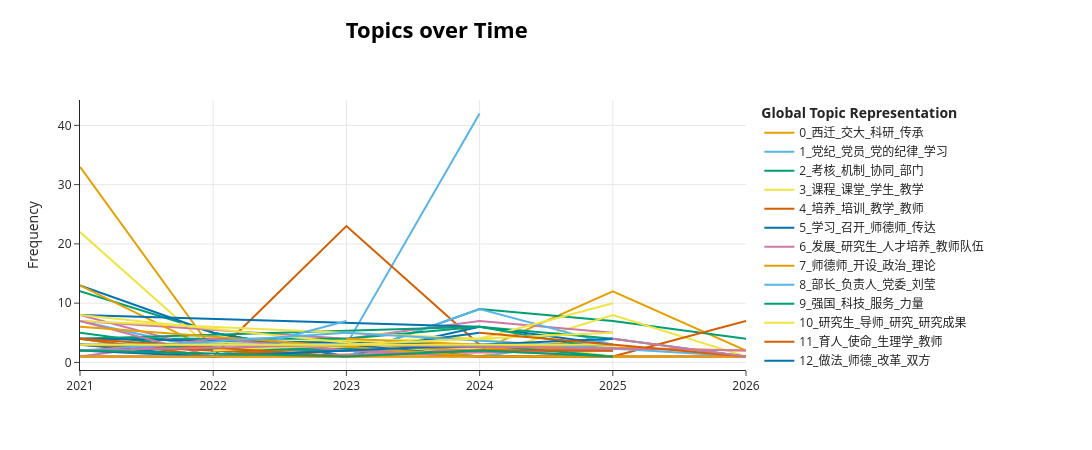

The cell this chart's notebook holds for it:
### Code cell
topics_over_time=topic_model.topics_over_time(docs,timestamps,global_tuning=False, evolution_tuning=False) # global_tuning=False, evolution_tuning=False
topic_model.visualize_topics_over_time(topics_over_time)

### Figure 1 — Plotly figure (JSON) as saved in the notebook; plotly's stock layout.template omitted (floating-point values rounded to 4 significant figures)
{"data": [{"hoverinfo": "text", "hovertext": ["<b>Topic 0</b><br>Words: 科研, 交大, 艰苦创业, 西迁, 故事", "<b>Topic 0</b><br>Words: 文化, 永续, 大学, 强校, 灵魂", "<b>Topic 0</b><br>Words: 公约, 思路, 塑交, 坚定信心, 眼界", "<b>Topic 0</b><br>Words: 更应, 浪潮, 自信, 作出贡献, 特别", "<b>Topic 0</b><br>Words: 西迁, 感悟, 追寻, 砥砺, 钱学森", "<b>Topic 0</b><br>Words: 辉光, 映照, 将赓续, 百卅, 来路"], "marker": {"color": "#E69F00"}, "mode": "lines", "name": "0_西迁_交大_科研_传承", "x": [2021, 2022, 2023, 2024, 2025, 2026], "y": [33, 2, 3, 2, 12, 2], "type": "scatter"}, {"hoverinfo": "text", "hovertext": ["<b>Topic 1</b><br>Words: 榜样, 差距, 担当, 守土有责, 党的领导", "<b>Topic 1</b><br>Words: 爱人, 用高, 仁而, 中华, 文化自信", "<b>Topic 1</b><br>Words: 底线, 守住, 是非, 师道尊严, 提振", "<b>Topic 1</b><br>Words: 党纪, 党员, 党的纪律, 学习, 纪律"], "marker": {"color": "#56B4E9"}, "mode": "lines", "name": "1_党纪_党员_党的纪律_学习", "x": [2021, 2022, 2023, 2024], "y": [4, 1, 3, 42], "type": "scatter"}, {"hoverinfo": "text", "hovertext": ["<b>Topic 2</b><br>Words: 考核, 查摆, 切实, 基础, 阶段", "<b>Topic 2</b><br>Words: 共建, 党建, 业务, 融合, 深度", "<b>Topic 2</b><br>Words: 虚实, 组织, 夯实, 基础, 建设", "<b>Topic 2</b><br>Words: 协同, 相关, 做好, 督办, 总和", "<b>Topic 2</b><br>Words: 监督, 全员, 机制, 考核, 责任", "<b>Topic 2</b><br>Words: 联动, 三级, 长效机制, 实施办法, 建设"], "marker": {"color": "#009E73"}, "mode": "lines", "name": "2_考核_机制_协同_部门", "x": [2021, 2022, 2023, 2024, 2025, 2026], "y": [12, 5, 1, 9, 7, 4], "type": "scatter"}, {"hoverinfo": "text", "hovertext": ["<b>Topic 3</b><br>Words: 学生, 课程, 线下, 讨论, 团队", "<b>Topic 3</b><br>Words: 时间表, 路线图, 一插, 任务书, 到底", "<b>Topic 3</b><br>Words: 覆盖, 住宿, 询问, 用餐, 晚上", "<b>Topic 3</b><br>Words: 前行, 灯塔, 一座, 指引, 树立", "<b>Topic 3</b><br>Words: 张蓉, 试讲, 课堂, 常见问题, 教学", "<b>Topic 3</b><br>Words: ai, 课赛, 融合, 竞赛, 技术"], "marker": {"color": "#F0E442"}, "mode": "lines", "name": "3_课程_课堂_学生_教学", "x": [2021, 2022, 2023, 2024, 2025, 2026], "y": [22, 2, 4, 1, 8, 1], "type": "scatter"}, {"hoverinfo": "text", "hovertext": ["<b>Topic 4</b><br>Words: 涵育, 网络, 专题, 能力, 提升", "<b>Topic 4</b><br>Words: 助其, 新一代, 规划, 路径, 青年教师", "<b>Topic 4</b><br>Words: 培养, 培训, 精准, 教学, 阶段", "<b>Topic 4</b><br>Words: 重庆, 情况, 教学, 教师, 培训", "<b>Topic 4</b><br>Words: 评教, 监督机制, 混合式, 纳入, 同行"], "marker": {"color": "#D55E00"}, "mode": "lines", "name": "4_培养_培训_教学_教师", "x": [2021, 2022, 2023, 2024, 2025], "y": [1, 1, 23, 3, 2], "type": "scatter"}, {"hoverinfo": "text", "hovertext": ["<b>Topic 5</b><br>Words: 意识形态, 组织, 学习, 专题学习, 师德师", "<b>Topic 5</b><br>Words: 中国人民大学, 考察, 人文学院, 党支部, 与会同志", "<b>Topic 5</b><br>Words: 第五次, 中共中央政治局, 集体, 基础, 强国", "<b>Topic 5</b><br>Words: 单位, 明确任务, 上午, 共识, 中共中央政治局", "<b>Topic 5</b><br>Words: 意见, 第二次, 长效机制, 会议, 上半年"], "marker": {"color": "#0072B2"}, "mode": "lines", "name": "5_学习_召开_师德师_传达", "x": [2021, 2022, 2023, 2024, 2025], "y": [13, 5, 1, 6, 3], "type": "scatter"}, {"hoverinfo": "text", "hovertext": ["<b>Topic 6</b><br>Words: 新进, 教师队伍, 学院, 谈到, 关键", "<b>Topic 6</b><br>Words: 汇报, 学术, 培养, 刘佳润, 德智体美", "<b>Topic 6</b><br>Words: 研究生, 导师, 人才培养, 坚实, 长远", "<b>Topic 6</b><br>Words: 队伍素质, 风是, 根基, 寻迹, 教育家"], "marker": {"color": "#CC79A7"}, "mode": "lines", "name": "6_发展_研究生_人才培养_教师队伍", "x": [2021, 2023, 2024, 2025], "y": [7, 4, 7, 5], "type": "scatter"}, {"hoverinfo": "text", "hovertext": ["<b>Topic 7</b><br>Words: 师德师, 挖掘, 师德, 典型, 建设", "<b>Topic 7</b><br>Words: 思政课, 做得好, 多样性, 讲好, 仁爱", "<b>Topic 7</b><br>Words: 起来, 理论, 崇尚, 当好, 长足进步", "<b>Topic 7</b><br>Words: 一先, 两优, 召开, 人居, 表彰", "<b>Topic 7</b><br>Words: 政治, 引领, 理论, 尊师重教, 亮灯"], "marker": {"color": "#E69F00"}, "mode": "lines", "name": "7_师德师_开设_政治_理论", "x": [2021, 2022, 2023, 2024, 2025], "y": [13, 2, 2, 2, 4], "type": "scatter"}, {"hoverinfo": "text", "hovertext": ["<b>Topic 8</b><br>Words: 常委, 负责人, 党委, 职能部门, 余人", "<b>Topic 8</b><br>Words: 党支部, 机关, 人力资源部, 教务处, 宣传部", "<b>Topic 8</b><br>Words: 教工, 院务, 徐慧, 书院, 主任", "<b>Topic 8</b><br>Words: 刘莹, 部长, 岗位职责, 工作部, 出席会议", "<b>Topic 8</b><br>Words: 刘莹, 校党委, 负责人, 成员, 孙早"], "marker": {"color": "#56B4E9"}, "mode": "lines", "name": "8_部长_负责人_党委_刘莹", "x": [2021, 2022, 2023, 2024, 2025], "y": [7, 2, 1, 9, 3], "type": "scatter"}, {"hoverinfo": "text", "hovertext": ["<b>Topic 9</b><br>Words: 科技, 面向, 战略, 创新, 国家", "<b>Topic 9</b><br>Words: 强国, 强教, 二十大, 人才, 优先发展", "<b>Topic 9</b><br>Words: 医疗, 服务, 人民, 今后, 提高", "<b>Topic 9</b><br>Words: 聚焦, 强国, 精湛, 更实, 充满活力", "<b>Topic 9</b><br>Words: 强国, 专业化, 力量, 为国, 高素质"], "marker": {"color": "#009E73"}, "mode": "lines", "name": "9_强国_科技_服务_力量", "x": [2021, 2023, 2024, 2025, 2026], "y": [4, 4, 6, 4, 1], "type": "scatter"}, {"hoverinfo": "text", "hovertext": ["<b>Topic 10</b><br>Words: 院长, 刘明, 吴莹, 力学, 新华", "<b>Topic 10</b><br>Words: 研究生, 导师, 李杰, 人工智能, 指导", "<b>Topic 10</b><br>Words: 研究, 研究成果, 路径, 结项, 项目"], "marker": {"color": "#F0E442"}, "mode": "lines", "name": "10_研究生_导师_研究_研究成果", "x": [2021, 2024, 2025], "y": [3, 4, 10], "type": "scatter"}, {"hoverinfo": "text", "hovertext": ["<b>Topic 11</b><br>Words: 路标, 示范性, 这份, 每个, 之心", "<b>Topic 11</b><br>Words: 关乎, 意识, 底下, 太阳, 传道", "<b>Topic 11</b><br>Words: 试行, 坚守, 为事, 为学, 全过程", "<b>Topic 11</b><br>Words: 在内, 校情, 红线, 校史, 新入", "<b>Topic 11</b><br>Words: 生理学, 以德, 育人, 立身, 使命"], "marker": {"color": "#D55E00"}, "mode": "lines", "name": "11_育人_使命_生理学_教师", "x": [2021, 2023, 2024, 2025, 2026], "y": [3, 2, 1, 1, 7], "type": "scatter"}, {"hoverinfo": "text", "hovertext": ["<b>Topic 12</b><br>Words: 改革, 建议, 认真反思, 意见, 深化", "<b>Topic 12</b><br>Words: 做法, 双方, 介绍, 宣传, 师德"], "marker": {"color": "#0072B2"}, "mode": "lines", "name": "12_做法_师德_改革_双方", "x": [2021, 2024], "y": [8, 6], "type": "scatter"}, {"hoverinfo": "text", "hovertext": ["<b>Topic 13</b><br>Words: 新闻, 直播, 媒体, 上台, 万人次", "<b>Topic 13</b><br>Words: 直播, 万人, 全程, 为题, 观看", "<b>Topic 13</b><br>Words: w42ht42, aspx, 张振, vm, wjx", "<b>Topic 13</b><br>Words: zgjyb, 刊登, 原文, content, http", "<b>Topic 13</b><br>Words: 机械, 研究员, 博士生, 特邀, 实验教学"], "marker": {"color": "#CC79A7"}, "mode": "lines", "name": "13_直播_新闻_思源_马克思主义", "x": [2021, 2022, 2024, 2025, 2026], "y": [8, 2, 2, 1, 1], "type": "scatter"}, {"hoverinfo": "text", "hovertext": ["<b>Topic 14</b><br>Words: 同学, 能源, 一章, 化学, 技术"], "marker": {"color": "#E69F00"}, "mode": "lines", "name": "14_同学_能源_一章_化学", "x": [2021], "y": [13], "type": "scatter"}, {"hoverinfo": "text", "hovertext": ["<b>Topic 15</b><br>Words: 布局, 雕塑, 宣传片, 发布, 文化", "<b>Topic 15</b><br>Words: 论坛, 尚实, 高端, 明德, 文治", "<b>Topic 15</b><br>Words: 中长期, 励志书, 卢烈, 创立, 学人", "<b>Topic 15</b><br>Words: 地点, f10, 英楼, 办公, 港涵", "<b>Topic 15</b><br>Words: 西迁, 书院, 新教, 校园, 举办"], "marker": {"color": "#56B4E9"}, "mode": "lines", "name": "15_西迁_书院_系列_举办", "x": [2021, 2022, 2023, 2024, 2025], "y": [4, 1, 2, 1, 4], "type": "scatter"}, {"hoverinfo": "text", "hovertext": ["<b>Topic 16</b><br>Words: 施秉, 附院, 陕西省, 最美, 五一", "<b>Topic 16</b><br>Words: 优秀, 表彰, 杨鹏, 党务, 共产党员", "<b>Topic 16</b><br>Words: 评选, 师德, 先进个人, 奖教金, 宝钢"], "marker": {"color": "#009E73"}, "mode": "lines", "name": "16_优秀_表彰_工作者_全国", "x": [2021, 2024, 2025], "y": [4, 6, 2], "type": "scatter"}, {"hoverinfo": "text", "hovertext": ["<b>Topic 17</b><br>Words: 胡奈赛, 而生, 报告, 教授, 交通", "<b>Topic 17</b><br>Words: 会后, 一行, 博物馆, 亲爱, 非常", "<b>Topic 17</b><br>Words: 彭康, 校长, 李子, 宣讲团, 卓越贡献"], "marker": {"color": "#F0E442"}, "mode": "lines", "name": "17_胡奈赛_而生_西迁_彭康", "x": [2021, 2024, 2025], "y": [7, 4, 1], "type": "scatter"}, {"hoverinfo": "text", "hovertext": ["<b>Topic 18</b><br>Words: 助理, 教授, 副研究员, 学院, 院长"], "marker": {"color": "#D55E00"}, "mode": "lines", "name": "18_助理_教授_副研究员_学院", "x": [2024], "y": [11], "type": "scatter"}, {"hoverinfo": "text", "hovertext": ["<b>Topic 19</b><br>Words: 三人, 双碳, 团队, 围绕, 实现", "<b>Topic 19</b><br>Words: 张萍, , , , ", "<b>Topic 19</b><br>Words: 案例, 创新, , , ", "<b>Topic 19</b><br>Words: 交办, 即日, 常榕, 领导, 您好"], "marker": {"color": "#0072B2"}, "mode": "lines", "name": "19_交办_即日_常榕_领导", "x": [2021, 2022, 2023, 2024], "y": [3, 1, 2, 5], "type": "scatter"}, {"hoverinfo": "text", "hovertext": ["<b>Topic 20</b><br>Words: 产业, 世纪, 新形态, 产教, 现代", "<b>Topic 20</b><br>Words: 群策群力, 促发展, 汇聚, 合力, ", "<b>Topic 20</b><br>Words: 理工, 领域, 先试, 先行, 交叉学科", "<b>Topic 20</b><br>Words: 深度, 产学研, 融合, 深化, 发力点", "<b>Topic 20</b><br>Words: 新教, 期待, 科技成果, 高地, 大局"], "marker": {"color": "#CC79A7"}, "mode": "lines", "name": "20_融合_产教_理工_一体化", "x": [2021, 2022, 2023, 2024, 2025], "y": [1, 1, 3, 3, 2], "type": "scatter"}, {"hoverinfo": "text", "hovertext": ["<b>Topic 21</b><br>Words: 思政, 元素, 课程, 二是, 充分", "<b>Topic 21</b><br>Words: 讲道理, 本质, 思政课, 理解, 卢黎歌", "<b>Topic 21</b><br>Words: 社群, 教发, 五位一体, 仙交共, 咨询", "<b>Topic 21</b><br>Words: 二次, 倡导, 追问, 六是, 启发式"], "marker": {"color": "#E69F00"}, "mode": "lines", "name": "21_思政_课程_润物无声_社群", "x": [2021, 2022, 2023, 2025], "y": [4, 1, 3, 2], "type": "scatter"}, {"hoverinfo": "text", "hovertext": ["<b>Topic 22</b><br>Words: 互学, 交流平台, 互鉴, 本科课程, 继续发扬", "<b>Topic 22</b><br>Words: 近百名, 到场, 名师, 抓手, 图书馆", "<b>Topic 22</b><br>Words: 案例, 联盟, 万余名, 国内, 高校教师"], "marker": {"color": "#56B4E9"}, "mode": "lines", "name": "22_案例_名师_联盟_一流", "x": [2021, 2022, 2023], "y": [2, 1, 7], "type": "scatter"}, {"hoverinfo": "text", "hovertext": ["<b>Topic 23</b><br>Words: 第一期, 报告厅, 梧桐, 讲坛, 举办", "<b>Topic 23</b><br>Words: 会议室, 传来, 第二十五, 名师, 大力加强", "<b>Topic 23</b><br>Words: 工作坊, 新任, 试讲, 举办, 授课"], "marker": {"color": "#009E73"}, "mode": "lines", "name": "23_举办_讲坛_第一期_报告厅", "x": [2021, 2022, 2025], "y": [5, 2, 3], "type": "scatter"}, {"hoverinfo": "text", "hovertext": ["<b>Topic 24</b><br>Words: 主持会议, 恩来, 王小梅, 副会长, 建军", "<b>Topic 24</b><br>Words: 梁辉, 部长, 部副, 主持会议, 宣传部", "<b>Topic 24</b><br>Words: 人为, 题为, 四有, 刘茹, 报告", "<b>Topic 24</b><br>Words: 王新轲, 建军, 主持会议, 党委书记, 书记", "<b>Topic 24</b><br>Words: 段恒强, 部副, 主持会议, 部长, 党委"], "marker": {"color": "#F0E442"}, "mode": "lines", "name": "24_主持会议_部副_部长_建军", "x": [2021, 2022, 2023, 2024, 2025], "y": [4, 1, 1, 2, 2], "type": "scatter"}, {"hoverinfo": "text", "hovertext": ["<b>Topic 25</b><br>Words: 教育部, 改革, 与会, 共同, 十项", "<b>Topic 25</b><br>Words: 高宏作, 部长, 中国人民大学, 人力资源部, 部副", "<b>Topic 25</b><br>Words: 十项, 准则, 教师职业, 中小学, 幼儿园", "<b>Topic 25</b><br>Words: 规则, 中共, 压实, 普通, 质量标准", "<b>Topic 25</b><br>Words: 专员办, 李倩, 监察, 版面设计, 室主任"], "marker": {"color": "#D55E00"}, "mode": "lines", "name": "25_教育部_印发_十项_准则", "x": [2021, 2022, 2023, 2024, 2025], "y": [4, 1, 1, 2, 2], "type": "scatter"}, {"hoverinfo": "text", "hovertext": ["<b>Topic 26</b><br>Words: 教育部党组, 一项, 方案, 西安交通大学, 实施", "<b>Topic 26</b><br>Words: 西安交通大学, 审议, 试行, 责任制, 办法", "<b>Topic 26</b><br>Words: 审议, 制度, 教职工, 从业, 入口关"], "marker": {"color": "#0072B2"}, "mode": "lines", "name": "26_西安交通大学_审议_查询_准入", "x": [2021, 2024, 2025], "y": [4, 3, 3], "type": "scatter"}, {"hoverinfo": "text", "hovertext": ["<b>Topic 27</b><br>Words: 新人, 大任, 伟大复兴, 担当, 民族", "<b>Topic 27</b><br>Words: 性质, 角度, 中华民族, 伟大复兴, 承担", "<b>Topic 27</b><br>Words: 勤修, 志向, 新程, 抱负, 情操"], "marker": {"color": "#CC79A7"}, "mode": "lines", "name": "27_伟大复兴_新人_大任_中华民族", "x": [2021, 2022, 2025], "y": [7, 1, 2], "type": "scatter"}, {"hoverinfo": "text", "hovertext": ["<b>Topic 28</b><br>Words: 仪式, 开班, 主任, 教务处, 榆林", "<b>Topic 28</b><br>Words: 来校, 部长, 部副, 调研, 科科长", "<b>Topic 28</b><br>Words: 理工大学, 陕西, 汉中, 名教, 王磊"], "marker": {"color": "#E69F00"}, "mode": "lines", "name": "28_仪式_来校_开班_部长", "x": [2023, 2024, 2026], "y": [4, 3, 2], "type": "scatter"}, {"hoverinfo": "text", "hovertext": ["<b>Topic 29</b><br>Words: 大计, 百年大计, 教育为本, 为本, 师者"], "marker": {"color": "#56B4E9"}, "mode": "lines", "name": "29_大计_百年大计_教育为本_为本", "x": [2021], "y": [9], "type": "scatter"}, {"hoverinfo": "text", "hovertext": ["<b>Topic 30</b><br>Words: 教学科研, 专题研讨, 台阶, 层次, 不懈努力", "<b>Topic 30</b><br>Words: 乐教, 渗透, 自强, 奋发, 基础性", "<b>Topic 30</b><br>Words: 负责同志, 持之以恒, 理论素养, 各项事业, 及时", "<b>Topic 30</b><br>Words: 确保, 基石, 各项任务, 强师, 进一步提高"], "marker": {"color": "#009E73"}, "mode": "lines", "name": "30_铸魂_教学科研_基础性_负责同志", "x": [2021, 2023, 2024, 2025], "y": [3, 2, 3, 1], "type": "scatter"}, {"hoverinfo": "text", "hovertext": ["<b>Topic 31</b><br>Words: 大赛, 首届, 第二届, 专家, 名额", "<b>Topic 31</b><br>Words: 撰写, 调查结果, 以供, 统计分析, 联手"], "marker": {"color": "#F0E442"}, "mode": "lines", "name": "31_大赛_首届_第二届_专家", "x": [2021, 2024], "y": [8, 1], "type": "scatter"}, {"hoverinfo": "text", "hovertext": ["<b>Topic 32</b><br>Words: 学术前沿, 学术研究, 着眼, 需求, 陶文铨", "<b>Topic 32</b><br>Words: 良师, 示范, 以下, 大国, 规律", "<b>Topic 32</b><br>Words: 创新性, 关爱, 银龄, 派出, 遴选", "<b>Topic 32</b><br>Words: 服务中心, 力求, 短板, 找准, 变化"], "marker": {"color": "#D55E00"}, "mode": "lines", "name": "32_学术研究_学术前沿_力求_着眼", "x": [2021, 2023, 2024, 2025], "y": [3, 1, 2, 2], "type": "scatter"}, {"hoverinfo": "text", "hovertext": ["<b>Topic 33</b><br>Words: 唐玉海, 名教授, 许昭, 老中青, 选修课", "<b>Topic 33</b><br>Words: 邀请, 虚拟, 冯博琴, 精心策划, 教研室", "<b>Topic 33</b><br>Words: 微电子, 赵凡, 电信, 联聘, 青拔", "<b>Topic 33</b><br>Words: 即将, 公管, 督导组, 六个, 主讲"], "marker": {"color": "#0072B2"}, "mode": "lines", "name": "33_教授_唐玉海_邀请_教发", "x": [2021, 2023, 2024, 2025], "y": [3, 3, 1, 1], "type": "scatter"}, {"hoverinfo": "text", "hovertext": ["<b>Topic 34</b><br>Words: 高校教师, 政治, , , ", "<b>Topic 34</b><br>Words: 多措, 并举, 强校, 文化, 论述", "<b>Topic 34</b><br>Words: 以西, 引领, 培育, 师德师, 中心", "<b>Topic 34</b><br>Words: 阐释, 理论, 研究, 师德师, 建设"], "marker": {"color": "#CC79A7"}, "mode": "lines", "name": "34_并举_以西_多措_强校", "x": [2021, 2022, 2023, 2024], "y": [1, 4, 2, 1], "type": "scatter"}, {"hoverinfo": "text", "hovertext": ["<b>Topic 35</b><br>Words: 气氛, 争相, 活跃, 提问, 热烈", "<b>Topic 35</b><br>Words: 声中, 国歌, 拉开序幕, 庄严, ", "<b>Topic 35</b><br>Words: 解答, 踊跃, 逐一, 细致, 提问"], "marker": {"color": "#E69F00"}, "mode": "lines", "name": "35_提问_环节_争相_气氛", "x": [2021, 2024, 2025], "y": [6, 1, 1], "type": "scatter"}, {"hoverinfo": "text", "hovertext": ["<b>Topic 36</b><br>Words: 高等教育, 学会, 分会, 主办, 大学", "<b>Topic 36</b><br>Words: 联盟, 支援, 对口, 黄河流域, 内部", "<b>Topic 36</b><br>Words: 走进, 理工大学, 西北, 陕西, 西部"], "marker": {"color": "#56B4E9"}, "mode": "lines", "name": "36_联盟_大学_高等教育_对口", "x": [2021, 2023, 2026], "y": [2, 5, 1], "type": "scatter"}, {"hoverinfo": "text", "hovertext": ["<b>Topic 37</b><br>Words: 全国, 二等奖, 一等奖, 位列, 部属"], "marker": {"color": "#009E73"}, "mode": "lines", "name": "37_全国_二等奖_一等奖_位列", "x": [2023], "y": [8], "type": "scatter"}, {"hoverinfo": "text", "hovertext": ["<b>Topic 38</b><br>Words: 到位, 对思政课, 就此, 地位, 大局", "<b>Topic 38</b><br>Words: 聚焦, 突出, 研究, 三点, 接下来"], "marker": {"color": "#F0E442"}, "mode": "lines", "name": "38_聚焦_突出_研究_体现", "x": [2022, 2025], "y": [2, 5], "type": "scatter"}, {"hoverinfo": "text", "hovertext": ["<b>Topic 39</b><br>Words: 陕西省, 体育, 教育厅, 陕西, 赛事", "<b>Topic 39</b><br>Words: 区域, 示范, 联盟, 一流, 简称", "<b>Topic 39</b><br>Words: 评估, 高等教育, 西部, 中心, ", "<b>Topic 39</b><br>Words: 行动计划, 创新能力, 工程学院, 全面落实, 理工大学"], "marker": {"color": "#D55E00"}, "mode": "lines", "name": "39_陕西省_陕西_体育_教育厅", "x": [2021, 2023, 2024, 2026], "y": [4, 1, 1, 1], "type": "scatter"}, {"hoverinfo": "text", "hovertext": ["<b>Topic 40</b><br>Words: 党政, 专题研究, 部署, 扩大会, 联席", "<b>Topic 40</b><br>Words: 党总支, 十四五, 李重, 文化, 与会同志", "<b>Topic 40</b><br>Words: 召开, 专题会议, 出席会议, 校党委, 西安交通大学"], "marker": {"color": "#0072B2"}, "mode": "lines", "name": "40_召开_专题会议_出席会议_党政", "x": [2021, 2022, 2025], "y": [2, 1, 4], "type": "scatter"}, {"hoverinfo": "text", "hovertext": ["<b>Topic 41</b><br>Words: 带动, 一流, 优秀成果, 有大, 水平", "<b>Topic 41</b><br>Words: 转型, 数字化, 模式, 数智, 形态", "<b>Topic 41</b><br>Words: 数字, 本次, 行政部门, 收录, 九大"], "marker": {"color": "#CC79A7"}, "mode": "lines", "name": "41_数字化_带动_转型_一流", "x": [2021, 2023, 2026], "y": [2, 3, 2], "type": "scatter"}, {"hoverinfo": "text", "hovertext": ["<b>Topic 42</b><br>Words: 二零二一年, , , , ", "<b>Topic 42</b><br>Words: 二零二二年, , , , ", "<b>Topic 42</b><br>Words: 二零二三年, , , , ", "<b>Topic 42</b><br>Words: 二零二四年, , , , ", "<b>Topic 42</b><br>Words: 二零二五年, , , , ", "<b>Topic 42</b><br>Words: 二零二六年, , , , "], "marker": {"color": "#E69F00"}, "mode": "lines", "name": "42_二零二三年_二零二一年_二零二六年_二零二四年", "x": [2021, 2022, 2023, 2024, 2025, 2026], "y": [1, 1, 1, 1, 1, 1], "type": "scatter"}, {"hoverinfo": "text", "hovertext": ["<b>Topic 43</b><br>Words: 医科大学, 化工, 人类文明, 化学, mooc", "<b>Topic 43</b><br>Words: 量身, 中心, 博物馆, 定制, 宁夏大学"], "marker": {"color": "#56B4E9"}, "mode": "lines", "name": "43_化工_医科大学_人类文明_化学", "x": [2021, 2023], "y": [3, 3], "type": "scatter"}, {"hoverinfo": "text", "hovertext": ["<b>Topic 44</b><br>Words: 目的, 对照, 荣命哲, 本次, 部署", "<b>Topic 44</b><br>Words: 邱丞麟, 领学, 十项, 准则, 职业", "<b>Topic 44</b><br>Words: 为功, 久久, 发力, 从细处, 实处", "<b>Topic 44</b><br>Words: 细节, 做起, 长期, 系统工程, 长远"], "marker": {"color": "#009E73"}, "mode": "lines", "name": "44_系统工程_需要_为功_从细处", "x": [2021, 2023, 2024, 2025], "y": [2, 1, 2, 1], "type": "scatter"}, {"hoverinfo": "text", "hovertext": ["<b>Topic 45</b><br>Words: 下功夫, 品德, 理想信念, 坚定, 爱国主义", "<b>Topic 45</b><br>Words: 坚定, 归属感, 群体, 理想信念, 工的"], "marker": {"color": "#F0E442"}, "mode": "lines", "name": "45_下功夫_坚定_理想信念_厚植", "x": [2021, 2025], "y": [3, 3], "type": "scatter"}, {"hoverinfo": "text", "hovertext": ["<b>Topic 46</b><br>Words: 特聘, 研究员, 主任医师, 附属, 医院", "<b>Topic 46</b><br>Words: 心血管, 全系, 系主任, 张莉, 主讲"], "marker": {"color": "#D55E00"}, "mode": "lines", "name": "46_特聘_研究员_附属_主任医师", "x": [2024, 2026], "y": [5, 1], "type": "scatter"}, {"hoverinfo": "text", "hovertext": ["<b>Topic 47</b><br>Words: 项目, 第二批, 首批, 立项, 会上"], "marker": {"color": "#0072B2"}, "mode": "lines", "name": "47_项目_第二批_首批_立项", "x": [2025], "y": [6], "type": "scatter"}, {"hoverinfo": "text", "hovertext": ["<b>Topic 48</b><br>Words: 最终, 从严, 这项, 沙龙, 纲要", "<b>Topic 48</b><br>Words: 约束, 四方面, 漫灌, 条块分割, 大水"], "marker": {"color": "#CC79A7"}, "mode": "lines", "name": "48_教育引导_监督_从严_这项", "x": [2025, 2026], "y": [4, 1], "type": "scatter"}], "layout": {"xaxis": {"showgrid": true}, "yaxis": {"showgrid": true, "title": {"text": "Frequency"}}, "title": {"font": {"size": 22, "color": "Black"}, "text": "<b>Topics over Time</b>", "y": 0.95, "x": 0.4, "xanchor": "center", "yanchor": "top"}, "hoverlabel": {"font": {"size": 16, "family": "Rockwell"}, "bgcolor": "white"}, "width": 1250, "height": 450, "legend": {"title": {"text": "<b>Global Topic Representation"}}}}
